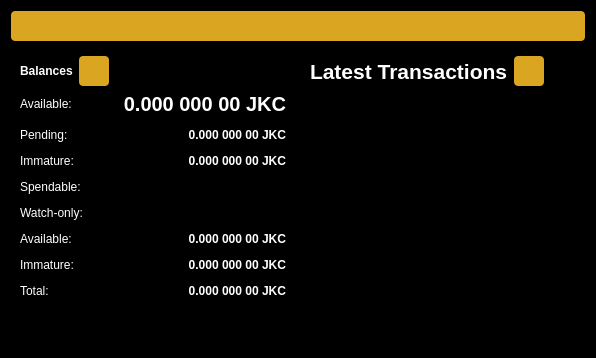
<?xml version="1.0" encoding="UTF-8"?>
<ui version="4.0">
 <class>OverviewPage</class>
 <widget class="QWidget" name="OverviewPage">
  <property name="geometry">
   <rect>
    <x>0</x>
    <y>0</y>
    <width>596</width>
    <height>342</height>
   </rect>
  </property>
  <property name="windowTitle">
   <string>Form</string>
  </property>
  <property name="styleSheet">
   <string notr="true">
    QWidget { background-color: rgb(0, 0, 0); color: white; }
    QFrame { background-color: rgba(0, 0, 0, 0); border-radius: 5px; }
    QLabel { color: white; }
    QLabel[balance="true"] { color: rgb(218, 165, 32); font-size: 24px; }
    QPushButton { background-color: rgb(218, 165, 32); color: rgb(0, 0, 0); padding: 8px 16px; border: none; border-radius: 4px; }
    QPushButton:hover { background-color: rgb(238, 185, 52); }
   </string>
</property>
  <layout class="QVBoxLayout" name="topLayout">
   <item>
    <widget class="QLabel" name="labelAlerts">
     <property name="visible">
      <bool>false</bool>
     </property>
     <property name="styleSheet">
      <string notr="true">QLabel { background-color: rgb(218, 165, 32); color: rgb(26, 32, 44); padding: 8px; border-radius: 4px; }</string>
     </property>
     <property name="wordWrap">
      <bool>true</bool>
     </property>
     <property name="margin">
      <number>3</number>
     </property>
     <property name="textInteractionFlags">
      <set>Qt::TextSelectableByMouse</set>
     </property>
    </widget>
   </item>
   <item>
    <layout class="QHBoxLayout" name="horizontalLayout" stretch="1,1">
     <item>
      <layout class="QVBoxLayout" name="verticalLayout_2">
       <item>
        <widget class="QFrame" name="frame">
         <property name="frameShape">
          <enum>QFrame::StyledPanel</enum>
         </property>
         <property name="frameShadow">
          <enum>QFrame::Raised</enum>
         </property>
         <layout class="QVBoxLayout" name="verticalLayout_4">
          <item>
           <layout class="QHBoxLayout" name="horizontalLayout_4">
            <item>
             <widget class="QLabel" name="label_5">
              <property name="font">
               <font>
                <weight>75</weight>
                <bold>true</bold>
               </font>
              </property>
              <property name="text">
               <string>Balances</string>
              </property>
             </widget>
            </item>
            <item>
             <widget class="QPushButton" name="labelWalletStatus">
              <property name="enabled">
               <bool>true</bool>
              </property>
              <property name="maximumSize">
               <size>
                <width>30</width>
                <height>16777215</height>
               </size>
              </property>
              <property name="toolTip">
               <string>The displayed information may be out of date. Your wallet automatically synchronizes with the Junkcoin network after a connection is established, but this process has not completed yet.</string>
              </property>
              <property name="text">
               <string/>
              </property>
              <property name="icon">
               <iconset resource="../bitcoin.qrc">
                <normaloff>:/icons/warning</normaloff>
                <disabledoff>:/icons/warning</disabledoff>:/icons/warning</iconset>
              </property>
              <property name="iconSize">
               <size>
                <width>24</width>
                <height>24</height>
               </size>
              </property>
              <property name="flat">
               <bool>true</bool>
              </property>
             </widget>
            </item>
            <item>
             <spacer name="horizontalSpacer_3">
              <property name="orientation">
               <enum>Qt::Horizontal</enum>
              </property>
              <property name="sizeHint" stdset="0">
               <size>
                <width>40</width>
                <height>20</height>
               </size>
              </property>
             </spacer>
            </item>
           </layout>
          </item>
          <item>
           <layout class="QGridLayout" name="gridLayout">
            <property name="spacing">
             <number>12</number>
            </property>
            <item row="1" column="0">
             <widget class="QLabel" name="labelBalanceText">
              <property name="text">
               <string>Available:</string>
              </property>
             </widget>
            </item>
            <item row="1" column="1">
             <widget class="QLabel" name="labelBalance">
              <property name="font">
               <font>
                <pointsize>15</pointsize>
                <weight>75</weight>
                <bold>true</bold>
               </font>
              </property>
              <property name="cursor">
               <cursorShape>IBeamCursor</cursorShape>
              </property>
              <property name="toolTip">
               <string>Your current spendable balance</string>
              </property>
              <property name="text">
               <string notr="true">0.000 000 00 JKC</string>
              </property>
              <property name="alignment">
               <set>Qt::AlignRight|Qt::AlignTrailing|Qt::AlignVCenter</set>
              </property>
              <property name="textInteractionFlags">
               <set>Qt::LinksAccessibleByMouse|Qt::TextSelectableByKeyboard|Qt::TextSelectableByMouse</set>
              </property>
              <property name="balance" stdset="0">
               <bool>true</bool>
              </property>
             </widget>
            </item>
            <item row="2" column="0">
             <widget class="QLabel" name="labelPendingText">
              <property name="text">
               <string>Pending:</string>
              </property>
             </widget>
            </item>
            <item row="2" column="1">
             <widget class="QLabel" name="labelUnconfirmed">
              <property name="font">
               <font>
                <weight>75</weight>
                <bold>true</bold>
               </font>
              </property>
              <property name="cursor">
               <cursorShape>IBeamCursor</cursorShape>
              </property>
              <property name="toolTip">
               <string>Total of transactions that have yet to be confirmed, and do not yet count toward the spendable balance</string>
              </property>
              <property name="text">
               <string notr="true">0.000 000 00 JKC</string>
              </property>
              <property name="alignment">
               <set>Qt::AlignRight|Qt::AlignTrailing|Qt::AlignVCenter</set>
              </property>
              <property name="textInteractionFlags">
               <set>Qt::LinksAccessibleByMouse|Qt::TextSelectableByKeyboard|Qt::TextSelectableByMouse</set>
              </property>
             </widget>
            </item>
            <item row="3" column="0">
             <widget class="QLabel" name="labelImmatureText">
              <property name="text">
               <string>Immature:</string>
              </property>
             </widget>
            </item>
            <item row="3" column="1">
             <widget class="QLabel" name="labelImmature">
              <property name="font">
               <font>
                <weight>75</weight>
                <bold>true</bold>
               </font>
              </property>
              <property name="cursor">
               <cursorShape>IBeamCursor</cursorShape>
              </property>
              <property name="toolTip">
               <string>Mined balance that has not yet matured</string>
              </property>
              <property name="text">
               <string notr="true">0.000 000 00 JKC</string>
              </property>
              <property name="alignment">
               <set>Qt::AlignRight|Qt::AlignTrailing|Qt::AlignVCenter</set>
              </property>
              <property name="textInteractionFlags">
               <set>Qt::LinksAccessibleByMouse|Qt::TextSelectableByKeyboard|Qt::TextSelectableByMouse</set>
              </property>
             </widget>
            </item>
            <item row="4" column="0">
             <widget class="QLabel" name="labelSpendable">
              <property name="text">
               <string>Spendable:</string>
              </property>
             </widget>
            </item>
            <item row="5" column="0">
             <widget class="QLabel" name="labelWatchonly">
              <property name="text">
               <string>Watch-only:</string>
              </property>
             </widget>
            </item>
            <item row="4" column="1">
             <widget class="Line" name="lineWatchBalance">
              <property name="orientation">
               <enum>Qt::Horizontal</enum>
              </property>
             </widget>
            </item>
            <item row="6" column="0">
             <widget class="QLabel" name="labelWatchAvailable">
              <property name="text">
               <string>Available:</string>
              </property>
             </widget>
            </item>
            <item row="6" column="1">
             <widget class="QLabel" name="labelWatchPending">
              <property name="font">
               <font>
                <weight>75</weight>
                <bold>true</bold>
               </font>
              </property>
              <property name="cursor">
               <cursorShape>IBeamCursor</cursorShape>
              </property>
              <property name="toolTip">
               <string>Total of transactions that have yet to be confirmed, and do not yet count toward the spendable balance</string>
              </property>
              <property name="text">
               <string notr="true">0.000 000 00 JKC</string>
              </property>
              <property name="alignment">
               <set>Qt::AlignRight|Qt::AlignTrailing|Qt::AlignVCenter</set>
              </property>
              <property name="textInteractionFlags">
               <set>Qt::LinksAccessibleByMouse|Qt::TextSelectableByKeyboard|Qt::TextSelectableByMouse</set>
              </property>
             </widget>
            </item>
            <item row="7" column="0">
             <widget class="QLabel" name="labelWatchImmature">
              <property name="text">
               <string>Immature:</string>
              </property>
             </widget>
            </item>
            <item row="7" column="1">
             <widget class="QLabel" name="labelWatchTotal">
              <property name="font">
               <font>
                <weight>75</weight>
                <bold>true</bold>
               </font>
              </property>
              <property name="cursor">
               <cursorShape>IBeamCursor</cursorShape>
              </property>
              <property name="toolTip">
               <string>Your current total balance</string>
              </property>
              <property name="text">
               <string notr="true">0.000 000 00 JKC</string>
              </property>
              <property name="alignment">
               <set>Qt::AlignRight|Qt::AlignTrailing|Qt::AlignVCenter</set>
              </property>
              <property name="textInteractionFlags">
               <set>Qt::LinksAccessibleByMouse|Qt::TextSelectableByKeyboard|Qt::TextSelectableByMouse</set>
              </property>
             </widget>
            </item>
            <item row="8" column="0">
             <widget class="QLabel" name="labelTotalText">
              <property name="text">
               <string>Total:</string>
              </property>
             </widget>
            </item>
            <item row="8" column="1">
             <widget class="QLabel" name="labelTotal">
              <property name="font">
               <font>
                <weight>75</weight>
                <bold>true</bold>
               </font>
              </property>
              <property name="cursor">
               <cursorShape>IBeamCursor</cursorShape>
              </property>
              <property name="toolTip">
               <string>Your current total balance</string>
              </property>
              <property name="text">
               <string notr="true">0.000 000 00 JKC</string>
              </property>
              <property name="alignment">
               <set>Qt::AlignRight|Qt::AlignTrailing|Qt::AlignVCenter</set>
              </property>
              <property name="textInteractionFlags">
               <set>Qt::LinksAccessibleByMouse|Qt::TextSelectableByKeyboard|Qt::TextSelectableByMouse</set>
              </property>
             </widget>
            </item>
           </layout>
          </item>
         </layout>
        </widget>
       </item>
       <item>
        <spacer name="verticalSpacer">
         <property name="orientation">
          <enum>Qt::Vertical</enum>
         </property>
         <property name="sizeHint" stdset="0">
          <size>
           <width>20</width>
           <height>40</height>
          </size>
         </property>
        </spacer>
       </item>
       <item>
        <layout class="QGridLayout" name="logo_grid">
          <item>
            <widget class="QLabel" name="label_wallet_bgcoin">
             <property name="text">
              <string/>
             </property>
             <property name="pixmap">
              <pixmap resource="../bitcoin.qrc">:/icons/wallet_bgcoin</pixmap>
             </property>
             <property name="scaledContents">
              <bool>false</bool>
             </property>
             <property name="alignment">
              <set>Qt::AlignCenter</set>
             </property>
             <property name="margin">
              <number>-2</number>
             </property>
            </widget>
          </item>
          <item>
            <widget class="QLabel" name="label_wallet_version_overlay">
              <property name="text">
               <string></string>
              </property>
              <property name="pixmap">
              </property>
              <property name="scaledContents">
               <bool>false</bool>
              </property>
              <property name="alignment">
               <set>Qt::AlignLeft|Qt::AlignBottom</set>
              </property>
              <property name="margin">
               <number>2</number>
              </property>
            </widget>
          </item>
        </layout>
       </item>
      </layout>
     </item>
     <item>
      <layout class="QVBoxLayout" name="verticalLayout_3">
       <item>
        <widget class="QFrame" name="frame_2">
         <property name="frameShape">
          <enum>QFrame::StyledPanel</enum>
         </property>
         <property name="frameShadow">
          <enum>QFrame::Raised</enum>
         </property>
         <layout class="QVBoxLayout" name="verticalLayout">
          <item>
           <layout class="QHBoxLayout" name="horizontalLayout_2">
            <item>
             <widget class="QLabel" name="label_4">
              <property name="font">
               <font>
                <pointsize>16</pointsize>
                <weight>75</weight>
                <bold>true</bold>
               </font>
              </property>
              <property name="text">
               <string>Latest Transactions</string>
              </property>
             </widget>
            </item>
            <item>
             <widget class="QPushButton" name="labelTransactionsStatus">
              <property name="enabled">
               <bool>true</bool>
              </property>
              <property name="maximumSize">
               <size>
                <width>30</width>
                <height>16777215</height>
               </size>
              </property>
              <property name="toolTip">
               <string>The displayed information may be out of date. Your wallet automatically synchronizes with the Junkcoin network after a connection is established, but this process has not completed yet.</string>
              </property>
              <property name="text">
               <string/>
              </property>
              <property name="icon">
               <iconset resource="../bitcoin.qrc">
                <normaloff>:/icons/warning</normaloff>
                <disabledoff>:/icons/warning</disabledoff>:/icons/warning</iconset>
              </property>
              <property name="iconSize">
               <size>
                <width>24</width>
                <height>24</height>
               </size>
              </property>
              <property name="flat">
               <bool>true</bool>
              </property>
             </widget>
            </item>
            <item>
             <spacer name="horizontalSpacer">
              <property name="orientation">
               <enum>Qt::Horizontal</enum>
              </property>
              <property name="sizeHint" stdset="0">
               <size>
                <width>40</width>
                <height>20</height>
               </size>
              </property>
             </spacer>
            </item>
           </layout>
          </item>
          <item>
           <widget class="QListView" name="listTransactions">
            <property name="styleSheet">
             <string notr="true">QListView { background: transparent; color: white; } QListView::item { padding: 8px; }</string>
            </property>
            <property name="frameShape">
             <enum>QFrame::NoFrame</enum>
            </property>
            <property name="verticalScrollBarPolicy">
             <enum>Qt::ScrollBarAlwaysOff</enum>
            </property>
            <property name="horizontalScrollBarPolicy">
             <enum>Qt::ScrollBarAlwaysOff</enum>
            </property>
            <property name="selectionMode">
             <enum>QAbstractItemView::NoSelection</enum>
            </property>
           </widget>
          </item>
         </layout>
        </widget>
       </item>
       
      </layout>
     </item>
    </layout>
   </item>
  </layout>
 </widget>
 <resources>
  <include location="../bitcoin.qrc"/>
 </resources>
 <connections/>
</ui>
